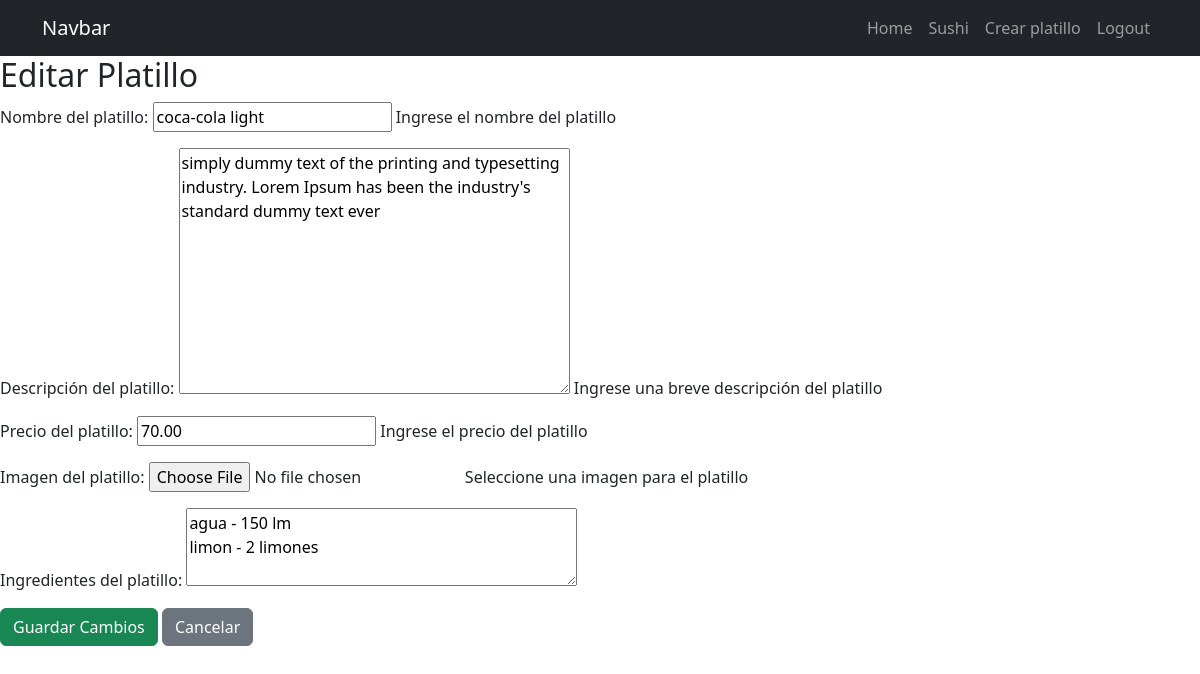
Screenshot of /sushi/edit/3/ (signed in) with the database file from the repository.
### sushi/models.py (models this page shows, shortened)
class Platillo(models.Model):
    nombre = models.CharField(max_length=100)
    descripcion = models.TextField(blank=True, null=True, validators=[MaxLengthValidator(500)])
    precio = models.DecimalField(max_digits=10, decimal_places=2)
    ingredientes = models.TextField(blank=True, null=True, validators=[MaxLengthValidator(500)])  # Lista de ingredientes en texto
    imagen = models.ImageField(upload_to='imagenes/platillos/', blank=True, null=True)  # Imagen opcional

### sushi/views.py (the view, shortened to what this page needs)
# urls.py: path('sushi/edit/<int:platillo_id>/', views.edit_platillo, name='edit_platillo'),  # <-- Asegúrate de incluir esta línea
@login_required
def edit_platillo(request, platillo_id):
    platillo = get_object_or_404(Platillo, id=platillo_id)
    if request.method == 'GET':
        form = SushiForm(instance=platillo)
        return render(request, 'edit_platillo.html', {"form": form, "platillo": platillo})

### sushi/forms.py
class SushiForm(ModelForm):
    ingredientes = forms.CharField(
        label="Ingredientes del platillo",
        required=False,
        widget=forms.Textarea(attrs={'rows': 3})  # Permitir edición
    )
    class Meta:
        model = Platillo
        fields = ['nombre', 'descripcion', 'precio', 'imagen', 'ingredientes']
        labels = {
            'nombre': 'Nombre del platillo',
            'descripcion': 'Descripción del platillo',
            'precio': 'Precio del platillo',
            'imagen': 'Imagen del platillo',
            'ingredientes': 'Ingredientes del platillo'
        }
        help_texts = {
            'nombre': 'Ingrese el nombre del platillo',
            'descripcion': 'Ingrese una breve descripción del platillo',
            'precio': 'Ingrese el precio del platillo',
            'imagen': 'Seleccione una imagen para el platillo',
            'ingredientes': 'Lista de ingredientes utilizados en este platillo'
        }

### sushi/templates/edit_platillo.html (shortened to what this page needs)
{% extends 'base.html' %}
{% block content %}
<h2>Editar Platillo</h2>
<form method="POST" enctype="multipart/form-data">
    {{ form.as_p }}
    <button type="submit" class="btn btn-success">Guardar Cambios</button>
    <a href="{% url 'sushi' %}" class="btn btn-secondary">Cancelar</a>
</form>
{% endblock %}

### rows the page displays
Platillo: nombre "coca-cola light", descripcion "simply dummy text of the printing and typesetting industry. Lorem Ipsum has been the industry's standard dummy text ever", precio "70.00", ingredientes "agua - 150 lm limon - 2 limones"
